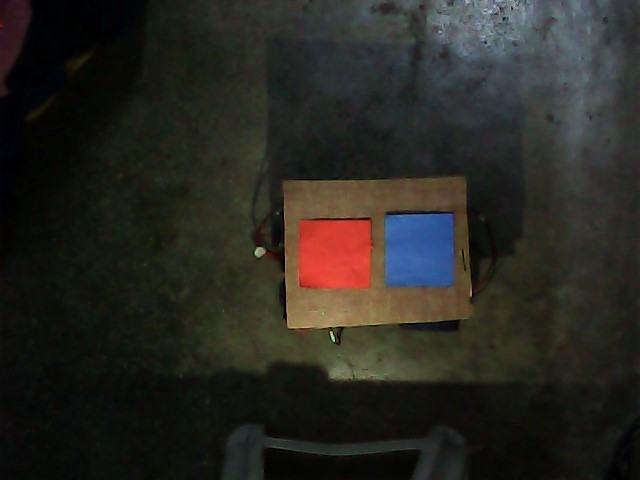
#> input picture ip python/source.JPG, 640 x 480 px, found by its file name
$ python ogram.py   (Python 2 division)
#> lines starting #> are read from the running program, lines starting #| are printed output that depends on the picture
import cv2
import numpy as np

img = cv2.imread("source.jpg")
#> img is the input picture: shape (480, 640, 3); mean B, G, R 33.5, 39.1, 40.1
gray = cv2.cvtColor(img, cv2.COLOR_BGR2GRAY)
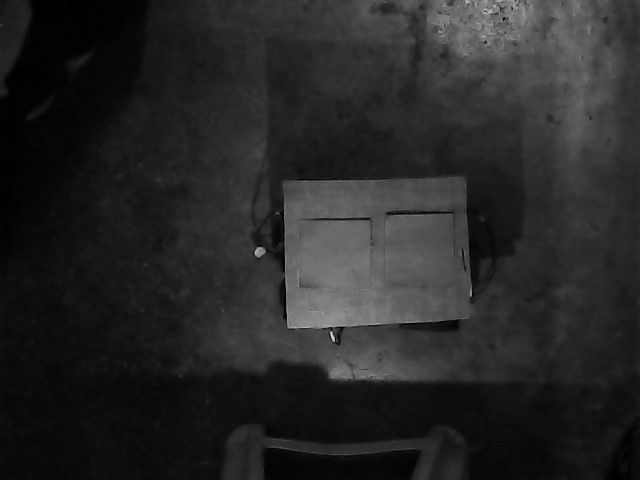
#> gray: shape (480, 640); min 0, max 213, mean 38.8

hist = cv2.calcHist([gray],[0],None,[256],[0,255])
#> hist = 256 values, max 8187 at index 14, min 0 at index 178, mean 1200

#cv2.normalize(hist,hist,0,255,cv2.NORM_MINMAX)
back = cv2.calcBackProject([gray], [0], hist, [0,255], 1)
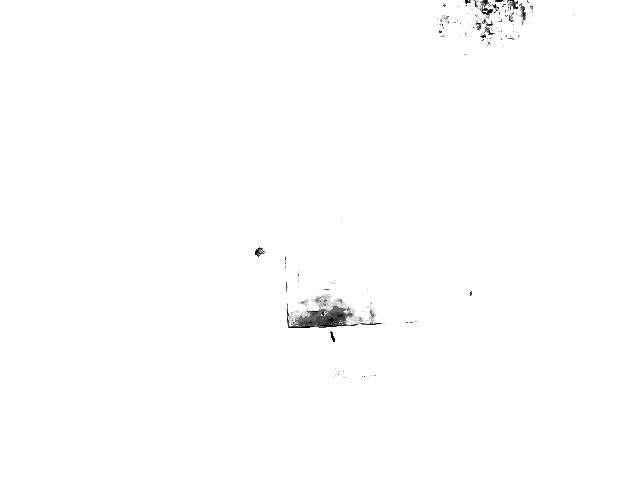
#> back: shape (480, 640); min 1, max 255, mean 253.9
cv2.imshow("back", back)
cv2.imshow("gray", gray)
print hist
#> (printed output is left out)

while True:
    k = cv2.waitKey(60) & 0xff
#> (key Esc is pressed here)
    if k == 27:
        break
cv2.destroyAllWindows()

#cv2.calcBackProject(images, channels, hist, ranges, scale[, dst])
